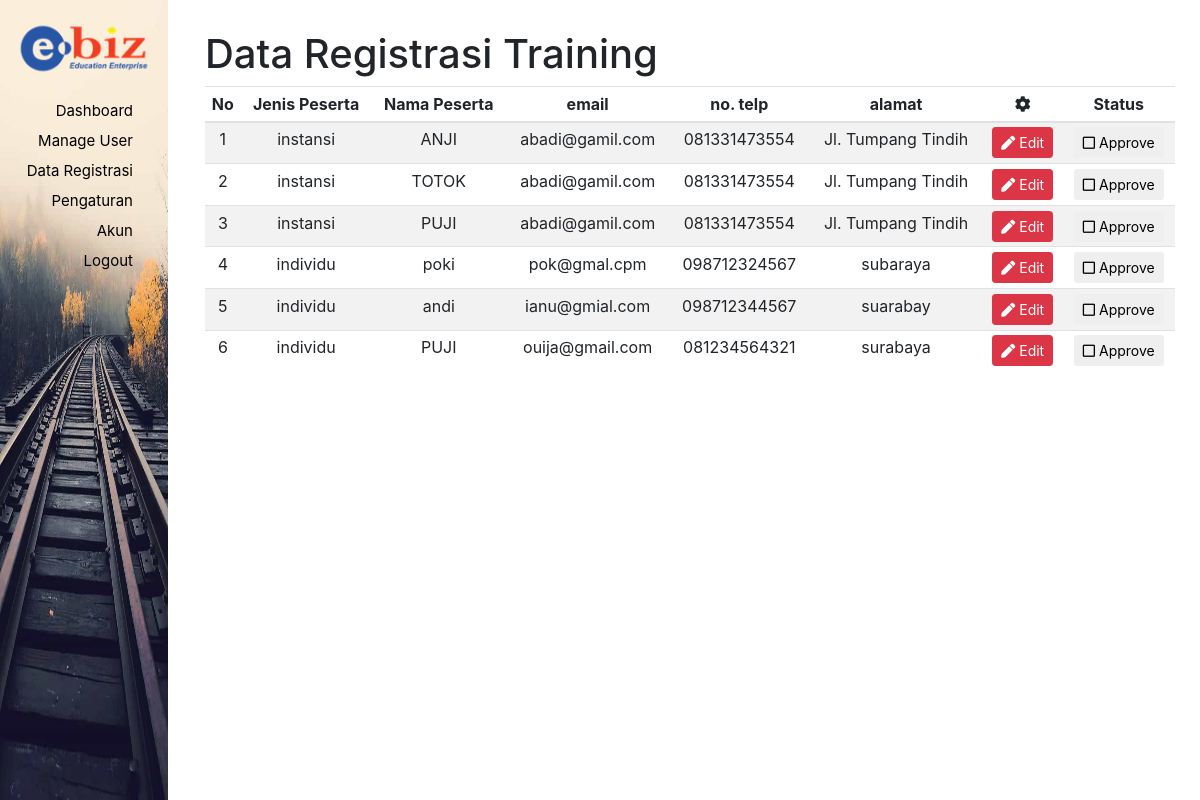
/user/admin/index.php?halaman=course-info (signed in), run on the app's committed database.
### tables this page shows
CREATE TABLE `m_peserta` (
  `peserta_id` int(10) NOT NULL,
  `peserta_nama` varchar(100) NOT NULL,
  `peserta_email` varchar(50) NOT NULL,
  `peserta_alamat` varchar(100) NOT NULL,
  `peserta_telp` varchar(12) NOT NULL,
  `peserta_jenis` varchar(10) NOT NULL,
  `peserta_aktif` char(1) NOT NULL DEFAULT 'y',
  `peserta_instansi_nama` varchar(100) DEFAULT NULL
);

### user/admin/course-info.php (the view, shortened to what this page needs)
<?php
include '../../config/koneksi.php';
$query = mysqli_query($koneksi, "SELECT * FROM m_peserta ORDER BY peserta_id DESC");
?>
<div class="">
  <h1>Data Registrasi Training</h1>
</div>
<div class="tbcourse">
  <table id="tbcourse" class="table table-striped table-hover table-sm text-center">
    <thead>
      <tr>
        <th>No</th>
        <th>Jenis Peserta</th>
        <th>Nama Peserta</th>
        <th>email</th>
        <th>no. telp</th>
        <th>alamat</th>
        <th><i class="fa fa-cog"></i></th>
        <th>Status</th>
      </tr>
    </thead>
    <tbody>
    <?php if (mysqli_num_rows($query)>0) {?>
    <?php
      $no = 1;
      while ($data = mysqli_fetch_array($query)){
    ?>
      <tr>
        <td><?php echo $no?></td>
        <td><?php echo $data["peserta_jenis"];?></td>
        <td><?php echo $data["peserta_nama"];?></td>
        <td><?php echo $data["peserta_email"];?></td>
        <td><?php echo $data["peserta_telp"];?></td>
        <td><?php echo $data["peserta_alamat"]; ?></td>
        <td>
          <button type="button" class="edit btn btn-danger btn-sm" data-toggle="modal" data-target="#mEdit"><i class="fa fa-pen"></i> Edit</button>
        </td>
        <td>
          <span class="button-checkbox">
            <button type="button" class="btn btn-sm" data-color="success">  Approve</button>
          </span>
        </td>
      </tr>
      <?php $no++; } ?>
      <?php } ?>
    </tbody>
  </table>
</div>

### assets/css/fa_all.css (style rules this page uses)
.fa, .fas, .far, .fal, .fab { -moz-osx-font-smoothing: grayscale; -webkit-font-smoothing: antialiased; display: inline-block; font-style: normal; font-variant: normal; text-rendering: auto; line-height: 1; }
.fa-cog:before { content: "\f013"; }
.fa-pen:before { content: "\f304"; }
.fa, .fas { font-family: 'Font Awesome 5 Free'; font-weight: 900; }

### data on the page
m_peserta: peserta_jenis "instansi", peserta_nama "ANJI", peserta_email "abadi@gamil.com", peserta_telp "081331473554", peserta_alamat "Jl. Tumpang Tindih"
m_peserta: peserta_jenis "instansi", peserta_nama "TOTOK", peserta_email "abadi@gamil.com", peserta_telp "081331473554", peserta_alamat "Jl. Tumpang Tindih"
m_peserta: peserta_jenis "instansi", peserta_nama "PUJI", peserta_email "abadi@gamil.com", peserta_telp "081331473554", peserta_alamat "Jl. Tumpang Tindih"
m_peserta: peserta_jenis "individu", peserta_nama "poki", peserta_email "pok@gmal.cpm", peserta_telp "098712324567", peserta_alamat "subaraya"
m_peserta: peserta_jenis "individu", peserta_nama "andi", peserta_email "ianu@gmial.com", peserta_telp "098712344567", peserta_alamat "suarabay"
m_peserta: peserta_jenis "individu", peserta_nama "PUJI", peserta_email "ouija@gmail.com", peserta_telp "081234564321", peserta_alamat "surabaya"
